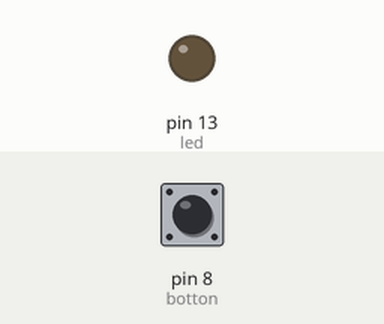
Simulated run of this sketch. Board: Arduino Uno, built with avr-gcc and run on an emulated ATmega328P. On the bench: output pins drawn as LEDs (lit = HIGH). The test bench sets the inputs (shaded band); at power-on: pin 8 (botton) LOW.

Above: at 1.2 s.
1.3 s: pin 8 (botton) pulled HIGH for 0.15 s
At 1.8 s:
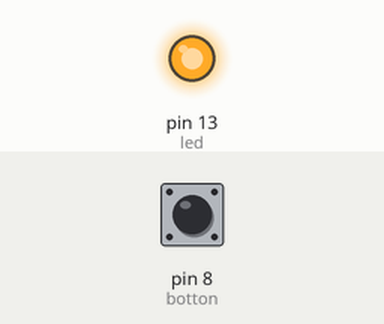
Timing chart, 0 to 12.8 s (numbered marks = the images above; inputs shaded):
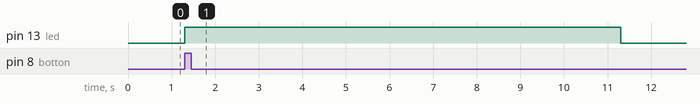

Measured:
- after the input at 1.3 s, pin 13 (led): LOW → HIGH at once, → LOW 10.0 s later

The sketch:

ledDelayComBotao.ino
```cpp
//Acende LED com botao precionado e se mantem ligado por alguns segundos

int led = 13;
int botton = 8;
int stats = 0;

void setup(){

  pinMode(led, OUTPUT);
  pinMode(botton, INPUT);

}

void loop(){

  stats = digitalRead(botton);

  if(stats == 1){
    digitalWrite(13, 1);
    delay(10000);
  }else
    digitalWrite(13, 0);

}
```
